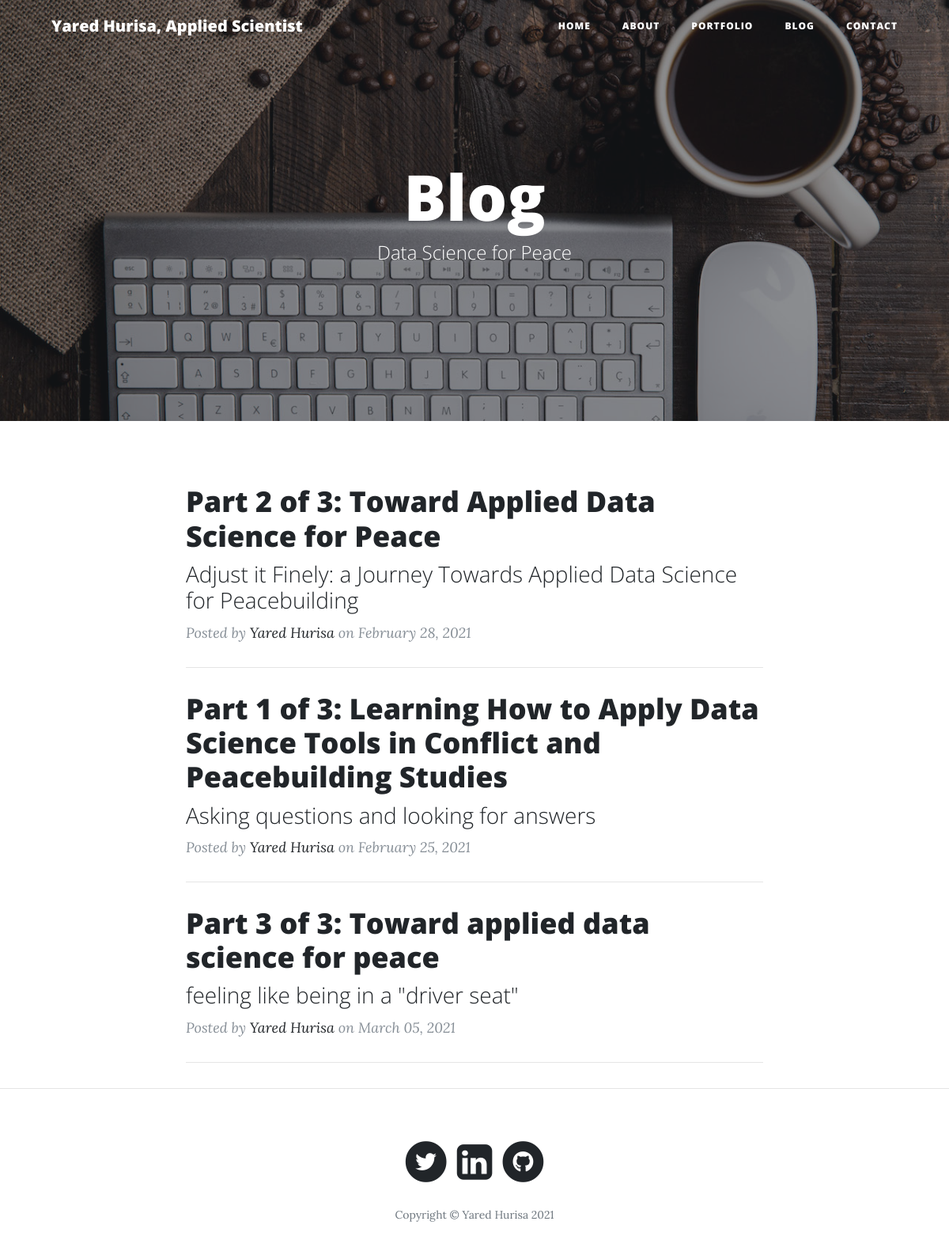
/blog, run on an earlier commit of the app's database.
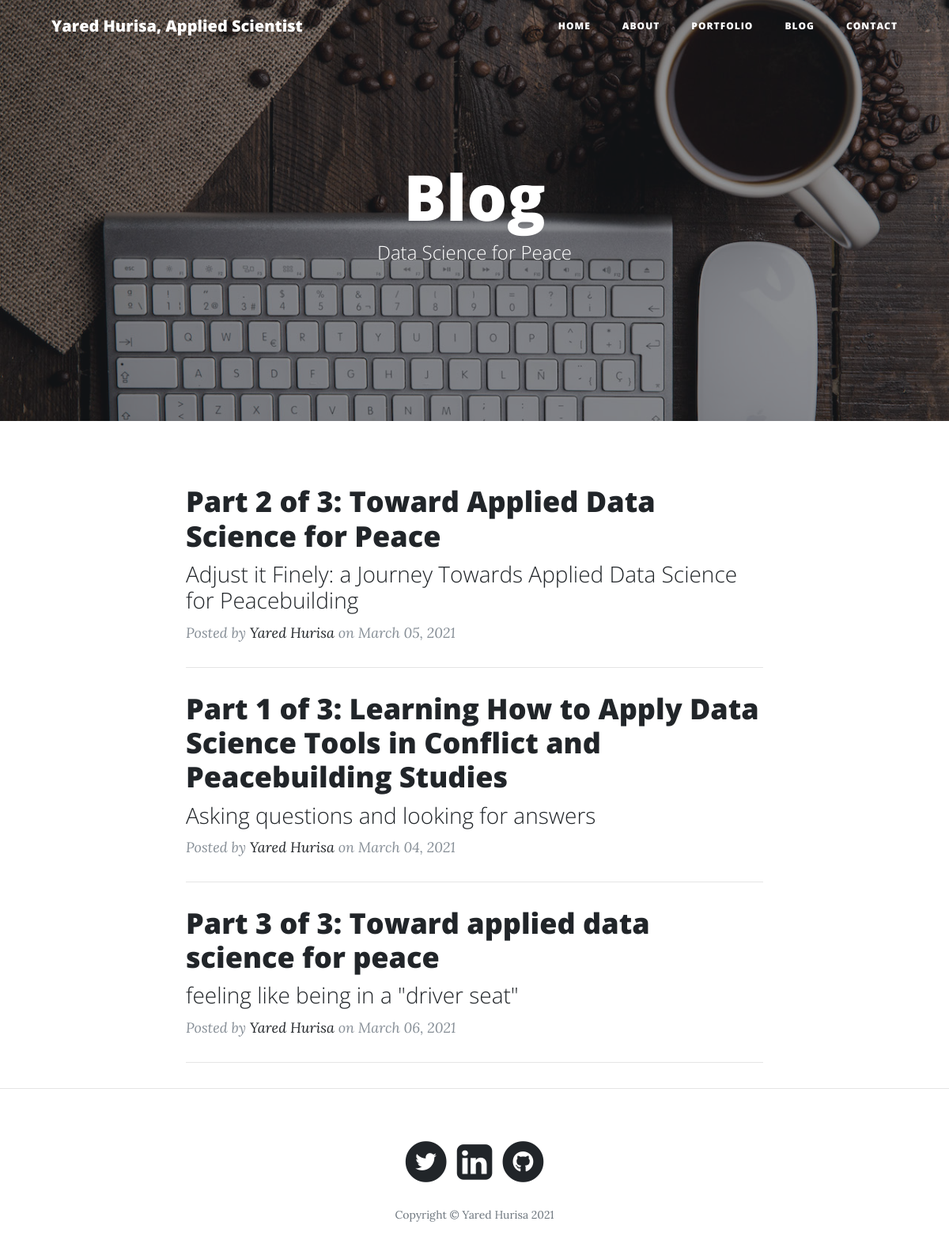
And on a later commit of the database.
### app.py (models this page shows, shortened)
class Posts(db.Model):
    __tablename__ = "Blogpost"
    id = db.Column(db.Integer, primary_key=True)
    title = db.Column(db.String(255))
    subtitle = db.Column(db.String(255))
    content = db.Column(db.Text)
    author = db.Column(db.String(255))
    date_posted = db.Column(db.DateTime)
    slug = db.Column(db.String(255))

### app.py (the view)
@app.route("/blog")
def blog():
    posts = Posts.query.all()
    return render_template("blog.html", posts=posts)

### templates/blog.html (shortened to what this page needs)
<!DOCTYPE html>
<html lang="en">
  <head>
    <link
      href="../static/vendor/bootstrap/css/bootstrap.min.css"
      rel="stylesheet"
    />
    <link
      href="../static/vendor/fontawesome-free/css/all.min.css"
      rel="stylesheet"
      type="text/css"
    />
    <link href="../static/css/clean-blog.min.css" rel="stylesheet" />
  </head>
  <body>
    <nav class="navbar navbar-expand-lg navbar-light fixed-top" id="mainNav">
      <div class="container">
        <a class="navbar-brand" href="/">Yared Hurisa, Applied Scientist</a>
        <div class="collapse navbar-collapse" id="navbarResponsive">
          <ul class="navbar-nav ml-auto">
            <li class="nav-item">
              <a class="nav-link" href="/">Home</a>
            </li>
            <li class="nav-item">
              <a class="nav-link" href="/about">About</a>
            </li>
            <li class="nav-item">
            <a class="nav-link" href="/portfolio">Portfolio</a>
          </li>
            <li class="nav-item">
              <a class="nav-link" href="/blog">Blog</a>
            </li>
            <li class="nav-item">
              <a class="nav-link" href="/contact">Contact</a>
            </li>
          </ul>
        </div>
      </div>
    </nav>
    <header
      class="masthead"
      style="background-image: url('../static/img/blog.jpeg')"
    >
      <div class="overlay"></div>
      <div class="container">
        <div class="row">
          <div class="col-lg-8 col-md-10 mx-auto">
            <div class="site-heading">
              <h1>Blog</h1>
              <span class="subheading">Data Science for Peace</span>
            </div>
          </div>
        </div>
      </div>
    </header>
    <div class="container">
      <div class="row">
        <div class="col-lg-8 col-md-10 mx-auto">
          {% for post in posts %}
          <div class="post-preview">
            <a href={{"/post/" + post.slug}}>
              <h2 class="post-title">
                {{post.title}}
              </h2>
              <h3 class="post-subtitle">
                {{post.subtitle}}
              </h3>
            </a>
            <p class="post-meta">
              Posted by
              <a href="#">{{post.author}}</a>
              on {{post.date_posted.strftime('%B %d, %Y')}}
            </p>
          </div>
          <hr />
          {% endfor %}
        </div>
      </div>
    </div>
<hr />
<footer>
  <div class="container">
    <div class="row">
      <div class="col-lg-8 col-md-10 mx-auto">
        <ul class="list-inline text-center">
          <li class="list-inline-item">
            <a href="https://twitter.com/yaredlemma6" target="_blank" rel="noopener noreferrer">
              <span class="fa-stack fa-lg">
                <i class="fas fa-circle fa-stack-2x"></i>
                <i class="fab fa-twitter fa-stack-1x fa-inverse"></i>
              </span>
            </a>
          <li class="list-inline-item">
             <a href="https://www.linkedin.com/in/yared-lemma/" target="_blank" rel="noopener noreferrer">
                <span class="fa-stack fa-lg">
                  <link rel="stylesheet" href="https://cdnjs.cloudflare.com/ajax/libs/font-awesome/4.7.0/css/font-awesome.min.css">
                  <i style="font-size:52px" class="fa">&#xf08c;</i>
                </span>
             </a>
          <li class="list-inline-item">
              <a href="https://github.com/ylh4" target="_blank" rel="noopener noreferrer">
                <span class="fa-stack fa-lg">
                  <i class="fas fa-circle fa-stack-2x"></i>
                  <i class="fab fa-github fa-stack-1x fa-inverse"></i>
                </span>
              </a>
          </li>
        </ul>
        <p class="copyright text-muted">
          Copyright &copy; Yared Hurisa 2021
        </p>
      </div>
    </div>
  </div>
</footer>
</body>
</html>

What changed in the data, as far as the page shows it:
changed Posts "Part 2 of 3: Toward Applied Data Science for Peace": date_posted "February 28, 2021" → "March 05, 2021"
changed Posts "Asking questions and looking for answers": date_posted "February 25, 2021" → "March 04, 2021"
changed Posts "Part 3 of 3: Toward applied data science for peace": date_posted "March 05, 2021" → "March 06, 2021"
